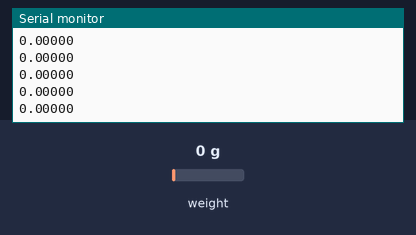
Bench run of a sketch on a simulated Arduino Zero (SAMD21). Shown: the last lines printed to the serial monitor. The test bench sets the inputs (shaded band); at power-on: weight on the scale 0 g.

Above: at 3.2 s.
3.3 s: weight on the scale set to 100 g
At 3.31 s:
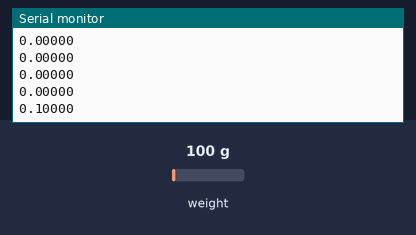
4.8 s: weight on the scale set to 1250 g
At 4.81 s:
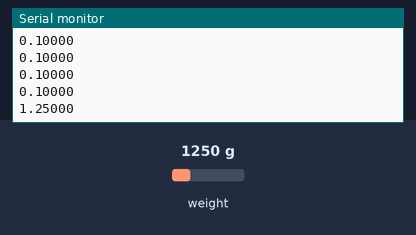
Timing chart, 0 to 7.8 s (numbered marks = the images above; inputs shaded):
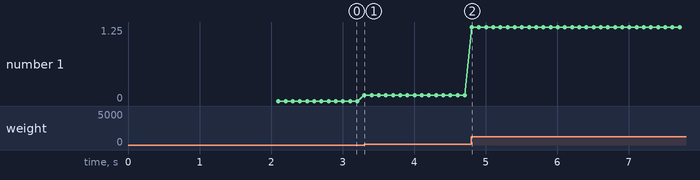

The sketch:

loadcell_calib.ino
```cpp
// (licence header left out)
#include "HX711.h"

#define DOUT  3
#define CLK  2

HX711 scale(DOUT, CLK);

float calibration_factor = -200000;
long offset = scale.get_offset();
void setup() {
  SerialUSB.begin(9600);
  SerialUSB.println("HX711 calibration sketch");
  SerialUSB.println("Remove all weight from scale");
  SerialUSB.println("After readings begin, place known weight on scale");
  SerialUSB.println("Press + or a to increase calibration factor");
  SerialUSB.println("Press - or z to decrease calibration factor");

  scale.set_scale();
  scale.tare(); //Reset the scale to 0

  long zero_factor = scale.read_average(); //Get a baseli ne reading
  SerialUSB.print("Zero factor: "); //This can be used to remove the need to tare the scale. Useful in permanent scale projects.
  SerialUSB.println(zero_factor);
  offset = scale.get_offset();
  scale.set_scale(calibration_factor); //Adjust to this calibration factor
}

void loop() {


  //Serial.print("Reading: ");
  SerialUSB.println( (scale.read() - offset) / calibration_factor, 5);
  //Serial.print(" kgs"); //Change this to kg and re-adjust the calibration factor if you follow SI units like a sane person
  //Serial.print(" calibration_factor: ");
  //Serial.print(calibration_factor);
 // Serial.println();

}
```

Measured:
- after the input at 3.3 s, the serial monitor: prints a new line at once (image 1)
- after the input at 4.8 s, the serial monitor: prints a new line at once (image 2)
- plotted number 1: 0 → 0.1 after the input at 3.3 s, 0.1 → 1.25 after the input at 4.8 s
